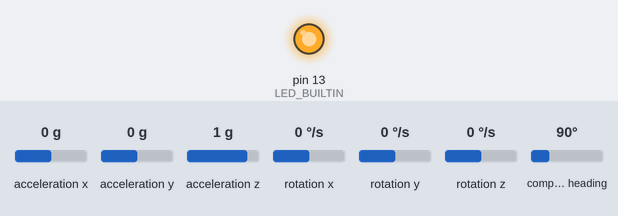
Bench run of a sketch on a simulated Arduino Uno, built for the host (arithmetic inside an expression is 32-bit, double 64-bit). Shown: output pins drawn as LEDs (lit = HIGH). The inputs (shaded band) are chosen by the test bench; at power-on: acceleration x 0 g, acceleration y 0 g, acceleration z 1 g, rotation x 0 °/s, rotation y 0 °/s, rotation z 0 °/s, compass heading 90°. Storage starts empty.

Above: at 2.55 s.
Timing chart, 0 to 5.5 s (numbered marks = the images above):
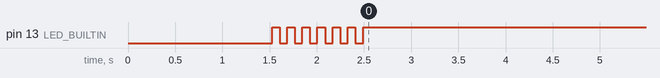

The sketch:

stm_reads_imu85.ino
```cpp
#include <Wire.h>
#include <SPI.h>
#include <SD.h>
#include <Adafruit_BNO055.h>
#include <utility/imumaths.h>

#define SD_CS_PIN PA4

Adafruit_BNO055 bno = Adafruit_BNO055(55, 0x28);
File logFile;

unsigned long lastLogMs = 0;
const unsigned long LOG_INTERVAL_MS = 10;   // 100 Hz
uint32_t flushCounter = 0;
char fileName[13]; // 8.3 filename format, e.g. LOG001.CSV

void blinkForever(int count, int onMs = 150, int offMs = 150, int gapMs = 1000) {
  while (1) {
    for (int i = 0; i < count; i++) {
      digitalWrite(LED_BUILTIN, HIGH);
      delay(onMs);
      digitalWrite(LED_BUILTIN, LOW);
      delay(offMs);
    }
    delay(gapMs);
  }
}

bool createNewLogFile() {
  for (int i = 1; i <= 999; i++) {
    snprintf(fileName, sizeof(fileName), "LOG%03d.CSV", i);
    if (!SD.exists(fileName)) {
      logFile = SD.open(fileName, FILE_WRITE);
      return logFile;
    }
  }
  return false;
}

void writeHeader() {
  logFile.println("session,file,time_ms,ax_mps2,ay_mps2,az_mps2,gx_rps,gy_rps,gz_rps,mx_uT,my_uT,mz_uT,roll_deg,pitch_deg,yaw_deg,qw,qx,qy,qz");
  logFile.flush();
}

void setup() {
  pinMode(LED_BUILTIN, OUTPUT);
  digitalWrite(LED_BUILTIN, LOW);

  Wire.begin();
  delay(500);

  if (!bno.begin()) {
    blinkForever(3);   // BNO055 not found
  }

  delay(1000);
  bno.setExtCrystalUse(true);

  SPI.begin();

  if (!SD.begin(SD_CS_PIN)) {
    blinkForever(4);   // SD init failed
  }

  if (!createNewLogFile()) {
    blinkForever(5);   // file creation failed
  }

  writeHeader();

  for (int i = 0; i < 6; i++) {
    digitalWrite(LED_BUILTIN, HIGH);
    delay(80);
    digitalWrite(LED_BUILTIN, LOW);
    delay(80);
  }
}

void loop() {
  unsigned long now = millis();

  if (now - lastLogMs >= LOG_INTERVAL_MS) {
    imu::Vector<3> acc = bno.getVector(Adafruit_BNO055::VECTOR_ACCELEROMETER);
    imu::Vector<3> gyr = bno.getVector(Adafruit_BNO055::VECTOR_GYROSCOPE);
    imu::Vector<3> mag = bno.getVector(Adafruit_BNO055::VECTOR_MAGNETOMETER);
    imu::Vector<3> eul = bno.getVector(Adafruit_BNO055::VECTOR_EULER);
    imu::Quaternion quat = bno.getQuat();

    logFile.print(fileName);
    logFile.print(",");
    logFile.print(fileName);
    logFile.print(",");
    logFile.print(now);
    logFile.print(",");

    logFile.print(acc.x(), 4); logFile.print(",");
    logFile.print(acc.y(), 4); logFile.print(",");
    logFile.print(acc.z(), 4); logFile.print(",");

    logFile.print(gyr.x(), 4); logFile.print(",");
    logFile.print(gyr.y(), 4); logFile.print(",");
    logFile.print(gyr.z(), 4); logFile.print(",");

    logFile.print(mag.x(), 4); logFile.print(",");
    logFile.print(mag.y(), 4); logFile.print(",");
    logFile.print(mag.z(), 4); logFile.print(",");

    logFile.print(eul.x(), 4); logFile.print(",");
    logFile.print(eul.y(), 4); logFile.print(",");
    logFile.print(eul.z(), 4); logFile.print(",");

    logFile.print(quat.w(), 6); logFile.print(",");
    logFile.print(quat.x(), 6); logFile.print(",");
    logFile.print(quat.y(), 6); logFile.print(",");
    logFile.println(quat.z(), 6);

    flushCounter++;
    if (flushCounter >= 10) {
      logFile.flush();
      flushCounter = 0;
    }

    digitalWrite(LED_BUILTIN, HIGH);
    delay(20);
    digitalWrite(LED_BUILTIN, LOW);

    lastLogMs = now;
  }
}
```

Measured:
- by itself, pin 13 (LED_BUILTIN): alternates HIGH for 0.08 s and LOW for 0.08 s, 12 changes in all, then stays HIGH
